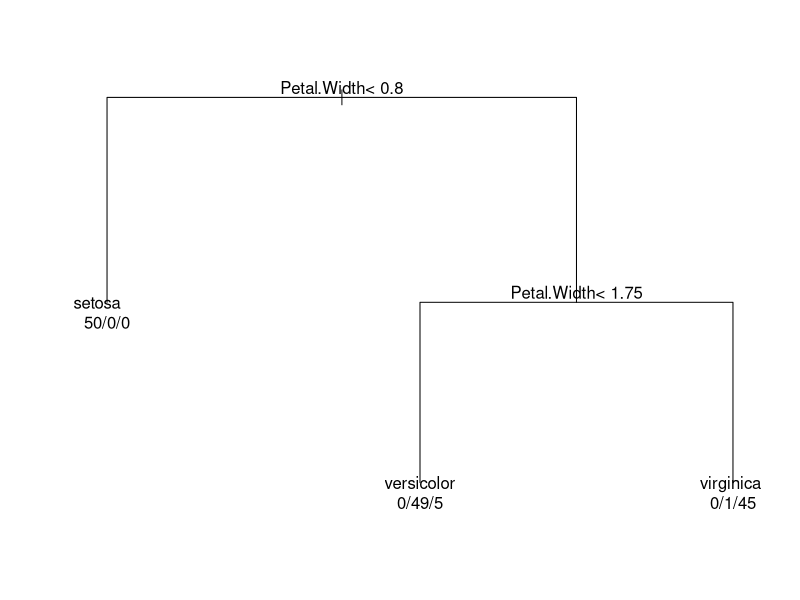

Generate this figure with R:
library(ggplot2)
library(dplyr)
install.packages("rpart")
library(rpart)
r=rpart(Species~Petal.Width+Sepal.Length+Sepal.Width,data=iris)
par(mfrow=c(1,1), xpd=NA)
plot(r)
text(r,use.n=TRUE)
p=predict(r, iris,type='class')
table(p,iris$Species)